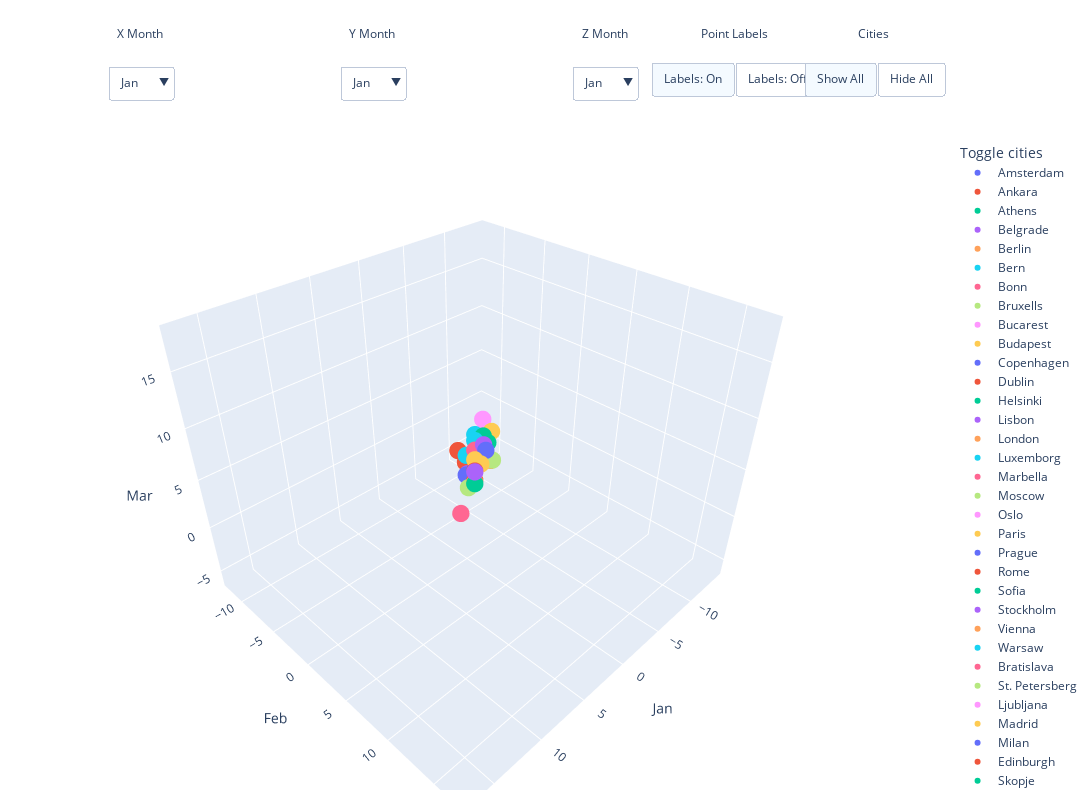

Write notebook code for a chart like this one.
### Code cell
# 2) 3D month-picker
fig2 = fig_scatter3d_month_picker(df, city_col, col_to_num); fig2.show()
